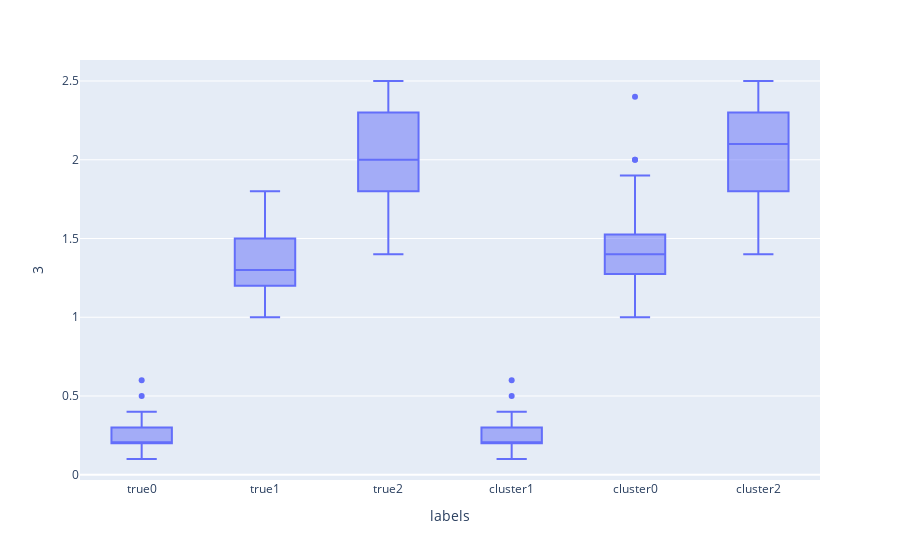

Notebook code for this chart:
### Code cell
import plotly.express as px
fig = px.box(df3, x="labels", y=3)
fig.show()

### Figure 1 — Plotly figure (JSON) as saved in the notebook; plotly's stock layout.template omitted (floating-point values rounded to 4 significant figures; data arrays with more than 128 entries replaced by an {"elided": "..."} marker saying what was removed)
{"data": [{"alignmentgroup": "True", "hovertemplate": "labels=%{x}<br>3=%{y}<extra></extra>", "legendgroup": "", "marker": {"color": "#636efa"}, "name": "", "notched": false, "offsetgroup": "", "orientation": "v", "showlegend": false, "type": "box", "x": {"elided": "298 str values"}, "x0": " ", "xaxis": "x", "y": {"elided": "298 float values"}, "y0": " ", "yaxis": "y"}], "layout": {"boxmode": "group", "legend": {"tracegroupgap": 0}, "margin": {"t": 60}, "xaxis": {"anchor": "y", "domain": [0, 1], "title": {"text": "labels"}}, "yaxis": {"anchor": "x", "domain": [0, 1], "title": {"text": "3"}}}}
